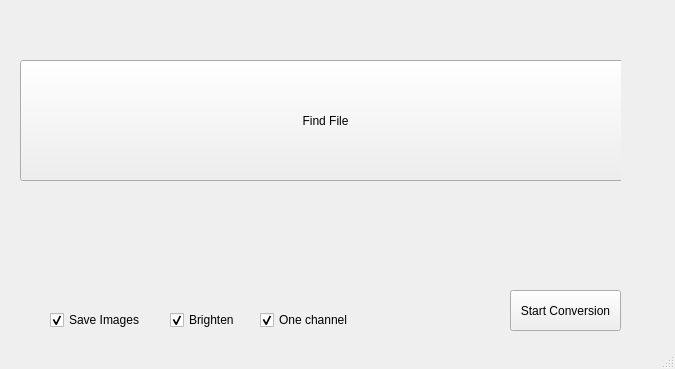
<?xml version="1.0" encoding="UTF-8"?>
<ui version="4.0">
 <class>MainWindow</class>
 <widget class="QMainWindow" name="MainWindow">
  <property name="geometry">
   <rect>
    <x>0</x>
    <y>0</y>
    <width>675</width>
    <height>369</height>
   </rect>
  </property>
  <property name="windowTitle">
   <string>MainWindow</string>
  </property>
  <widget class="QWidget" name="centralwidget">
   <widget class="QWidget" name="dragdropwidget" native="true">
    <property name="geometry">
     <rect>
      <x>20</x>
      <y>50</y>
      <width>601</width>
      <height>141</height>
     </rect>
    </property>
    <property name="autoFillBackground">
     <bool>false</bool>
    </property>
    <widget class="QPushButton" name="pushButton_2">
     <property name="geometry">
      <rect>
       <x>0</x>
       <y>10</y>
       <width>611</width>
       <height>121</height>
      </rect>
     </property>
     <property name="text">
      <string>Find File</string>
     </property>
    </widget>
   </widget>
   <widget class="QPushButton" name="pushButton">
    <property name="geometry">
     <rect>
      <x>510</x>
      <y>290</y>
      <width>111</width>
      <height>41</height>
     </rect>
    </property>
    <property name="text">
     <string>Start Conversion</string>
    </property>
    <property name="checkable">
     <bool>false</bool>
    </property>
    <property name="checked">
     <bool>false</bool>
    </property>
    <property name="default">
     <bool>false</bool>
    </property>
   </widget>
   <widget class="QLabel" name="label_3">
    <property name="geometry">
     <rect>
      <x>30</x>
      <y>220</y>
      <width>601</width>
      <height>61</height>
     </rect>
    </property>
    <property name="text">
     <string/>
    </property>
    <property name="wordWrap">
     <bool>true</bool>
    </property>
   </widget>
   <widget class="QCheckBox" name="checkBox">
    <property name="geometry">
     <rect>
      <x>50</x>
      <y>310</y>
      <width>101</width>
      <height>20</height>
     </rect>
    </property>
    <property name="text">
     <string>Save Images</string>
    </property>
    <property name="checked">
     <bool>true</bool>
    </property>
   </widget>
   <widget class="QCheckBox" name="checkBox_2">
    <property name="geometry">
     <rect>
      <x>170</x>
      <y>310</y>
      <width>111</width>
      <height>20</height>
     </rect>
    </property>
    <property name="text">
     <string>Brighten</string>
    </property>
    <property name="checked">
     <bool>true</bool>
    </property>
   </widget>
   <widget class="QCheckBox" name="checkBox_3">
    <property name="geometry">
     <rect>
      <x>260</x>
      <y>310</y>
      <width>111</width>
      <height>20</height>
     </rect>
    </property>
    <property name="text">
     <string>One channel</string>
    </property>
    <property name="checked">
     <bool>true</bool>
    </property>
   </widget>
  </widget>
  <widget class="QStatusBar" name="statusbar"/>
 </widget>
 <resources/>
 <connections/>
</ui>
